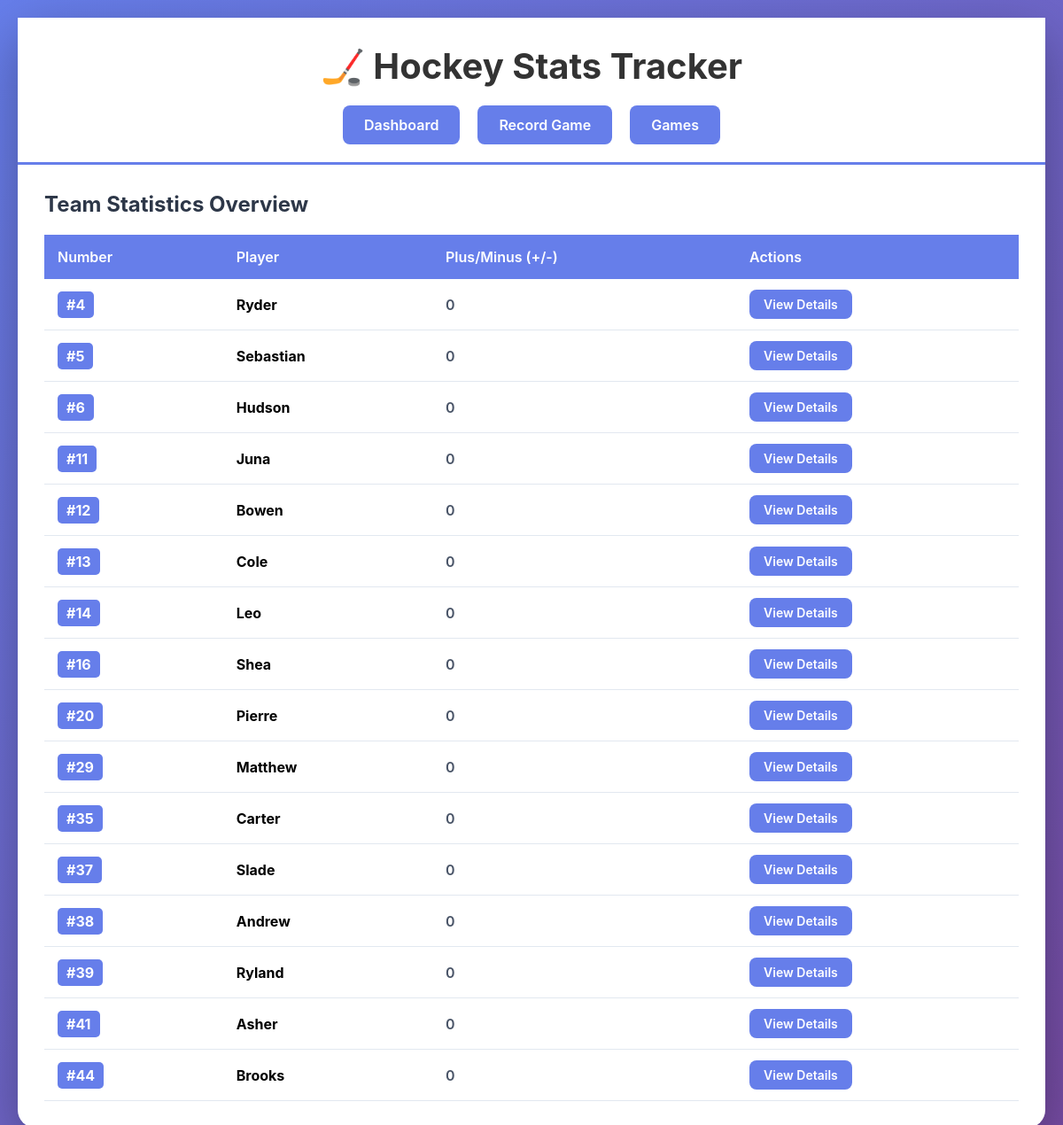
The page / on the database its author committed.
### app.py (models this page shows)
class Player(db.Model):
    id = db.Column(db.Integer, primary_key=True)
    number = db.Column(db.Integer, unique=True, nullable=False)
    name = db.Column(db.String(100), nullable=False)
    stats = db.relationship('GameStat', backref='player', lazy=True, cascade='all, delete-orphan')
    def get_total_stats(self):
        total_plus_minus = sum(stat.plus_minus for stat in self.stats)
        total_blocked_shots = sum(stat.blocked_shots for stat in self.stats)
        total_takeaways = sum(stat.takeaways for stat in self.stats)
        total_shots_taken = sum(stat.shots_taken for stat in self.stats)
        games_played = len(self.stats)
        return {
            'plus_minus': total_plus_minus,
            'blocked_shots': total_blocked_shots,
            'takeaways': total_takeaways,
            'shots_taken': total_shots_taken,
            'games_played': games_played
        }

### app.py (the view)
@app.route('/')
def index():
    players = Player.query.order_by(Player.number).all()
    player_stats = []
    for player in players:
        stats = player.get_total_stats()
        player_stats.append({
            'id': player.id,
            'number': player.number,
            'name': player.name,
            'stats': stats
        })
    return render_template('index.html', players=player_stats)

### templates/index.html (shortened to what this page needs)
{% extends "base.html" %}
{% block extra_style %}
<link rel="stylesheet" href="{{ url_for('static', filename='style.css') }}" media="(max-width: 768px)">
{% endblock %}
{% block content %}
<h2 style="color: #2d3748; margin-bottom: 12px;">Team Statistics Overview</h2>
<table>
    <thead>
        <tr>
            <th>Number</th>
            <th>Player</th>
            <th>Plus/Minus (+/-)</th>
            <th>Actions</th>
        </tr>
    </thead>
    <tbody>
        {% for player in players %}
        <tr>
            <td data-player-name="{{ player.name }}"><span class="player-number">#{{ player.number }}</span></td>
            <td><strong>{{ player.name }}</strong></td>
            <td class="{% if player.stats.plus_minus > 0 %}stat-positive{% elif player.stats.plus_minus < 0 %}stat-negative{% else %}stat-neutral{% endif %}">
                {% if player.stats.plus_minus > 0 %}+{% endif %}{{ player.stats.plus_minus }}
            </td>
            <td>
                <a href="{{ url_for('player_detail', player_id=player.id) }}" class="btn" style="padding: 8px 16px; font-size: 14px;">View Details</a>
            </td>
        </tr>
        {% endfor %}
    </tbody>
</table>
{% endblock %}

### static/style.css (style rules this page uses)
* { margin: 0; padding: 0; box-sizing: border-box; }
body { font-family: -apple-system, BlinkMacSystemFont, 'Segoe UI', Roboto, Oxygen, Ubuntu, Cantarell, sans-serif; background: linear-gradient(135deg, #667eea 0%, #764ba2 100%); min-height: 100vh; color: #333; line-height: 1.6; }
.btn { padding: 12px 24px; border: none; border-radius: 8px; cursor: pointer; font-weight: 600; font-family: inherit; transition: all 0.3s cubic-bezier(0.4, 0, 0.2, 1); font-size: 14px; display: inline-flex; align-items: center; justify-content: center; text-decoration: none; user-select: none; position: relative; overflow: hidden; }
.btn::before { content: ''; position: absolute; top: 0; left: -100%; width: 100%; height: 100%; background: linear-gradient(90deg, transparent, rgba(255, 255, 255, 0.3), transparent); transition: left 0.5s; }
.player-number { font-weight: 800; color: #3498db; font-size: 16px; margin-bottom: 2px; }

### templates/base.html (style rules this page uses)
* { margin: 0; padding: 0; box-sizing: border-box; }
body { font-family: -apple-system, BlinkMacSystemFont, 'Segoe UI', Roboto, Oxygen, Ubuntu, sans-serif; background: linear-gradient(135deg, #667eea 0%, #764ba2 100%); min-height: 100vh; margin: 0; padding: 0; }
@media (min-width: 769px) { body { padding: 20px; } }
.nav a, .btn { display: inline-block; padding: 8px 16px; background: #667eea; color: white; text-decoration: none; border-radius: 6px; font-weight: 600; transition: all 0.3s; border: none; cursor: pointer; font-size: 14px; }
@media (min-width: 769px) { .nav a, .btn { padding: 12px 24px; border-radius: 8px; font-size: 16px; } }
table { width: 100%; border-collapse: collapse; margin-top: 20px; }
th { background: #667eea; color: white; padding: 15px; text-align: left; font-weight: 600; }
td { padding: 12px 15px; border-bottom: 1px solid #e2e8f0; }
.stat-neutral { color: #4a5568; font-weight: 600; }
.player-number { display: inline-block; background: #667eea; color: white; padding: 5px 10px; border-radius: 5px; font-weight: bold; margin-right: 10px; }

### rows shown on the page
Player: number "4", name "Ryder", stats.plus_minus "0"
Player: number "5", name "Sebastian", stats.plus_minus "0"
Player: number "6", name "Hudson", stats.plus_minus "0"
Player: number "11", name "Juna", stats.plus_minus "0"
Player: number "12", name "Bowen", stats.plus_minus "0"
Player: number "13", name "Cole", stats.plus_minus "0"
Player: number "14", name "Leo", stats.plus_minus "0"
Player: number "16", name "Shea", stats.plus_minus "0"
Player: number "20", name "Pierre", stats.plus_minus "0"
Player: number "29", name "Matthew", stats.plus_minus "0"
Player: number "35", name "Carter", stats.plus_minus "0"
Player: number "37", name "Slade", stats.plus_minus "0"
Player: number "38", name "Andrew", stats.plus_minus "0"
Player: number "39", name "Ryland", stats.plus_minus "0"
Player: number "41", name "Asher", stats.plus_minus "0"
Player: number "44", name "Brooks", stats.plus_minus "0"
